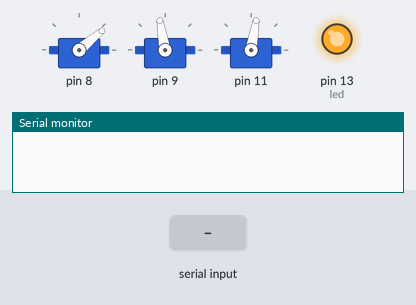
A sketch run on a simulated Arduino Uno, built with avr-gcc and run on an emulated ATmega328P. On the bench: 3 × servo, output pins drawn as LEDs (lit = HIGH), the last lines printed to the serial monitor. The test bench sets the inputs (shaded band).

Above: at 1.2 s.
1.3 s: "1" received over Serial
At 3.2 s:
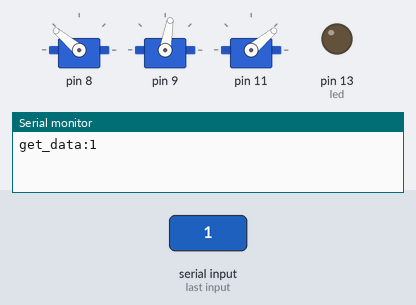
3.8 s: byte 0 (0) received over Serial
At 5.0 s:
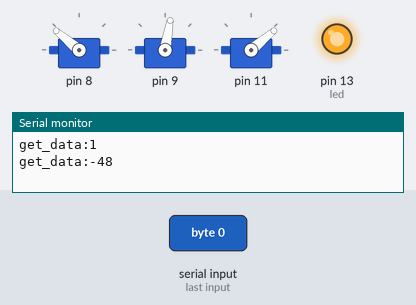
5.3 s: "0" received over Serial
At 7.0 s:
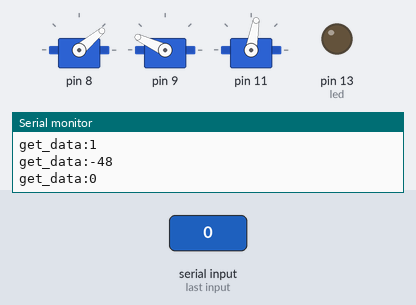
7.8 s: byte 1 (1) received over Serial
At 8.1 s:
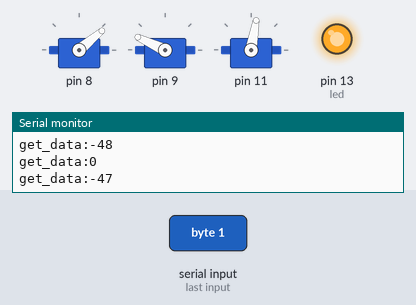
9.3 s: "2" received over Serial
At 10.9 s:
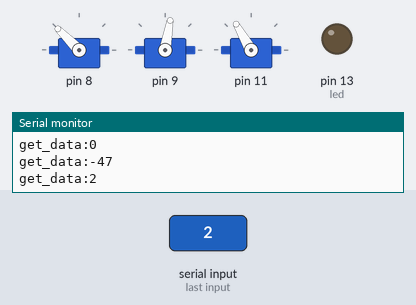
11.2 s: byte 2 (2) received over Serial
At 11.9 s:
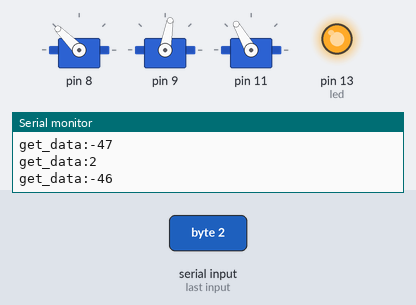
Timing chart, 0 to 13.7 s (numbered marks = the images above; inputs shaded):
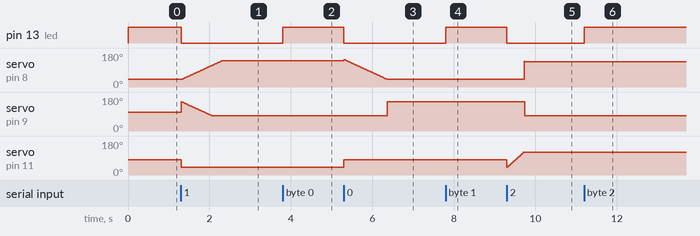

Measured:
- after the input at 1.3 s, pin 13 (led): HIGH → LOW at once; servo on pin 8: moves from 40° to 140° over 0.99 s, starting at once; servo on pin 11: 80° → 40° at once
- after the input at 3.8 s, pin 13 (led): LOW → HIGH at once
- after the input at 5.3 s, pin 13 (led): HIGH → LOW at once; servo on pin 9: 80° → 155° after 1.1 s; servo on pin 11: 40° → 80° at once
- after the input at 7.8 s, pin 13 (led): LOW → HIGH at once
- after the input at 9.3 s, pin 13 (led): HIGH → LOW at once; servo on pin 8: 40° → 135° after 0.43 s; servo on pin 9: 155° → 80° after 0.44 s
- after the input at 11.2 s, pin 13 (led): LOW → HIGH at once

The sketch:

rosservo_test4.ino
```cpp
#include <ros.h>
#include<Servo.h>
#include <sensor_msgs/JointState.h>
#include <std_msgs/Float64.h>
#include <std_msgs/Empty.h>

ros::NodeHandle  nh;//创建了一个节点的句柄，它允许我们用来创建发布者和订阅者。这个节点的句柄同样与串口通信有关。

const int servoCount = 3;
int PIN[servoCount];
//int servoAngle[servoCount];
int originalAngle[servoCount];//最初舵机角度数组
int servoMIN[servoCount]; //舵机角度最小值
int servoMAX[servoCount];  //舵机角度最大值
Servo rosServo[servoCount];//定义舵机


/**
*fun:初始化控制舵机引脚
**/
void init_Pins() {//初始化对应的控制舵机引脚

  PIN[0] = 11;//板子上引脚11 /gripper  爪子80
  originalAngle[0] = 80;//设置初始舵机角度
  servoMIN[0] = 15;//对应舵机最小脚15
  servoMAX[0] = 180;//对应舵机最大脚180

  PIN[1] = 9;//板子上引脚9 /joint1 腕100
  originalAngle[1] = 100;//设置初始舵机角度
  servoMIN[1] = 0;//对应舵机最小脚
  servoMAX[1] = 135;//对应舵机最大脚

  PIN[2] = 8;//板子上引脚8 /joint2 臂40
  originalAngle[2] = 40;//设置初始舵机角度
  servoMIN[2] = 0;//对应舵机最小脚
  servoMAX[2] = 180;//对应舵机最大脚

  for (int i = servoCount-1; i >=0; i--) {//对舵机进行控制
    rosServo[i].attach(PIN[i]);//设置舵机控制引脚
    rosServo[i].write(originalAngle[i]);//设置舵机初始角度值
  }
}


/*4号
爪子：
闭合 +120/
40
张开 -40

腕关节：
水平 80
下 +180
155
上 -90+

臂关节：
上 40
后 -35
下 145
前 +
*/

//爪子
void messageCb0(int & data){
  data -= '0';
  digitalWrite(13, HIGH-digitalRead(13));   // blink the led

  rosServo[0].attach(PIN[0]);//设置舵机控制引脚
  rosServo[1].attach(PIN[1]);//设置舵机控制引脚
  rosServo[2].attach(PIN[2]);//设置舵机控制引脚

  if(data==0){//初始位置
    rosServo[0].write(80);//爪子
    for(int i=145;i>=40;i--){//臂关节145-40
      rosServo[2].write(i);
      delay(10);
      }
    rosServo[1].write(155);//腕关节
    }
  else if(data==1){//预备夹持
    rosServo[0].write(40);//爪子
    for(int i=40;i<=140;i++){//臂关节40-140
      rosServo[2].write(i);
      if(i<=115){
        rosServo[1].write(195-i);//腕关节155-80
        }
      delay(10);
      }
    }
  else if(data==2){//夹持
    for(int j=0;j<=80;j++){
      rosServo[0].write(40+j);
      delay(5);
      }
    //rosServo[0].write(120);//爪子
    for(int i=0;i<=5;i++){
      rosServo[2].write(140-i);
      delay(5);
      }
    //rosServo[2].write(135);//臂关节 145水平
    rosServo[1].write(80);//腕关节
    }
  else if(data==3){//抬起

    rosServo[0].write(120);//爪子
    for(int i=135;i>=40;i--){//臂关节135-40
      rosServo[2].write(i);
      delay(10);
      }
    rosServo[1].write(155);//腕关节
    }
  else if(data==4){//放下

    for(int i=40;i<=145;i++){//臂关节40-145
      rosServo[2].write(i);
      if(i<=100){
        rosServo[1].write(195-i);//腕关节155-95
        }
      delay(10);
      }

    rosServo[0].write(120);//爪子
    }
  else if(data==5){//放下张开
    rosServo[2].write(140);//臂关节


    rosServo[1].write(80);//腕关节
    rosServo[0].write(40);//爪子
    }
  else if(data==6){//初始闭合
    rosServo[0].write(120);//爪子
    }
}


std_msgs::Float64 mydata;

ros::Publisher chatter("chatter",&mydata);

int data = 0;

void setup() {
   Serial.begin(9600);

   pinMode(13, OUTPUT);//设置LED灯为输出模式
   digitalWrite(13, HIGH);//给LED灯控制脚为高电平亮起


   init_Pins();//初始化舵机
}

void loop() {
  if(Serial.available()>0){
      data=Serial.read();
      messageCb0(data);
      Serial.print("get_data:");
      Serial.println(data);
    }

  delay(1);
}
```
